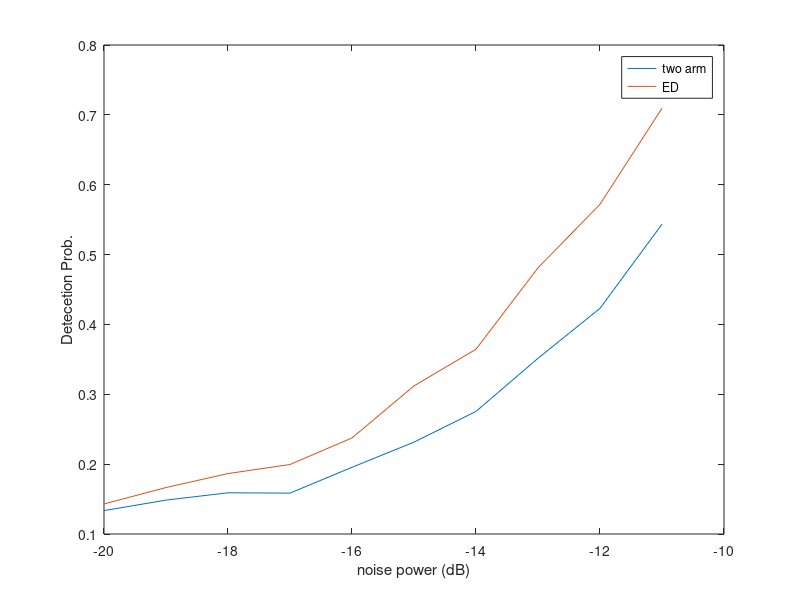

The MATLAB script that drew this image:
% Script to run quick simulation on comparing double-arm and single-arm architecture

clc;clear
runtimes = 2e3;
sig_pow_pool = -20:1:-11;
H1_twoarm = zeros(runtimes,10);
H0_twoarm = zeros(runtimes,10);
H1_ED = zeros(runtimes,10);
H0_ED = zeros(runtimes,10);

for pow_index = 1:10
    sig_pow_dB = sig_pow_pool(pow_index);
    sig_pow = 10^(sig_pow_dB/10);
    
    for runindex=1:runtimes
        P = fix(5e3/32);
        signal = (randn(P,1)+1j*randn(P,1))*sqrt(sig_pow/2);
        noise1 = (randn(P,1)+1j*randn(P,1))*sqrt(1/2);
        noise2 = (randn(P,1)+1j*randn(P,1))*sqrt(1/2);
        H1_twoarm(runindex,pow_index) = real((signal+noise1)'*(signal+noise2));
        H0_twoarm(runindex,pow_index) = real((noise1)'*(noise2));

        H1_ED(runindex,pow_index) = norm(signal+signal+noise1+noise2);
        H0_ED(runindex,pow_index) = norm(noise1+noise2);
    end

temp = sort(H0_twoarm,'ascend');
TH_twoarm = temp(runtimes*0.9);
pd_twoarm(pow_index) = sum(H1_twoarm(:,pow_index)>TH_twoarm)/runtimes;

temp = sort(H0_ED,'ascend');
TH_ED = temp(runtimes*0.9);
pd_ED(pow_index) = sum(H1_ED(:,pow_index)>TH_ED)/runtimes;
end
%%
figure
plot(sig_pow_pool,pd_twoarm);hold on
plot(sig_pow_pool,pd_ED)
xlabel('noise power (dB)')
legend('two arm','ED')
ylabel('Detecetion Prob.')
% plot(sort(H0_twoarm));hold on
% plot(sort(H1_twoarm))
%%
clear;clc
N = 5000;
pow_s = 0.05;
pow_n = 2;
theo_var = 2*pow_s*pow_n+2*pow_s^2+pow_n^2;
runtimes = 2e3;
for runindex = 1:runtimes
s = randn(N,1)*sqrt(pow_s);
n1 = randn(N,1)*sqrt(pow_n);
n2 = randn(N,1)*sqrt(pow_n);
ED_H0(runindex) = n1.'*n2/N;
ED_H1(runindex) = (s+n1).'*(s+n2)/N;
end
temp = sort(ED_H0,'ascend');
TH_ED = temp(runtimes*0.9)
TH_theo = qfuncinv(0.1)*pow_n/sqrt(N)
pd_theo = qfunc((-pow_s+TH_theo)/(sqrt((theo_var)/N)))
pd = sum(ED_H1>TH_ED)/runtimes
% mean((s+n1).*(s+n2))
% var((s+n1).*(s+n2))
%%
clear;clc
N = 6e3;
bhi = fir1(100,1/32,'low');
runtimes = 5e2;
for runindex = 1:runtimes
n0 = randn(N,1);

n0_ave = filter(bhi,1,n0);

mu(runindex) = norm(n0_ave(101:5100))^2/5e3;
end
%%
var(mu)
2*(mean(mu))^2/(5e3/32)



